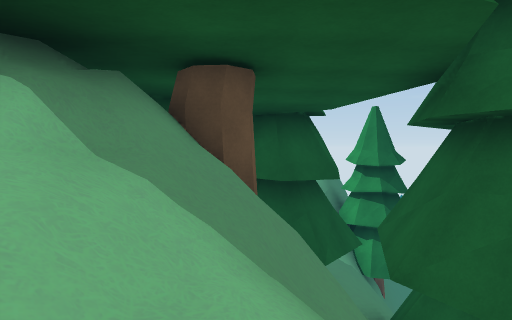
[1] (above)

24 first-person views from a walk through a scene from a Unity 3-D project. The camera is 1.2 m above the floor, tilts 2° down and sees 75° across. The floor is counted in squares, 2 m on a side. Each view is taken from the middle of a square. On the plan, view 1 faces up. The plan holds only what a view shows up to about 10 squares ahead; the rest is blank. The place goes on beyond the plan. The player is left out. Some animated figures are left out. Some surface patterns are stand-ins.

[2]
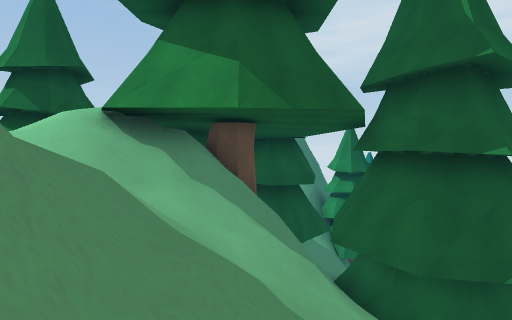

[3]
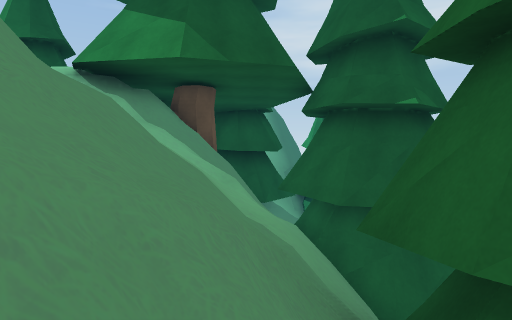

[4]
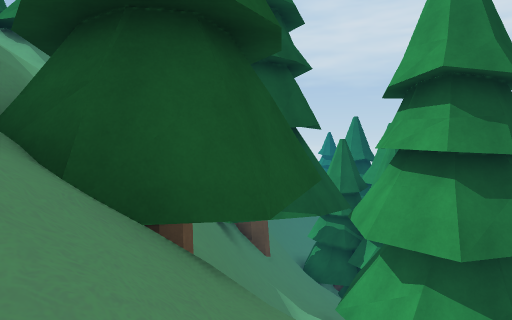

[5]
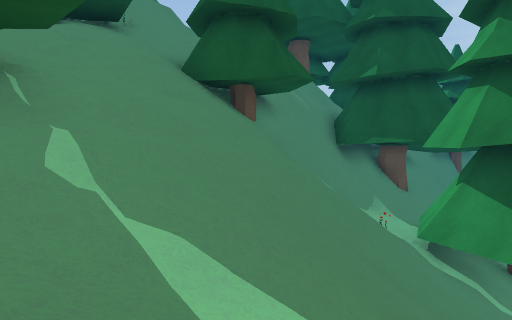

[6]
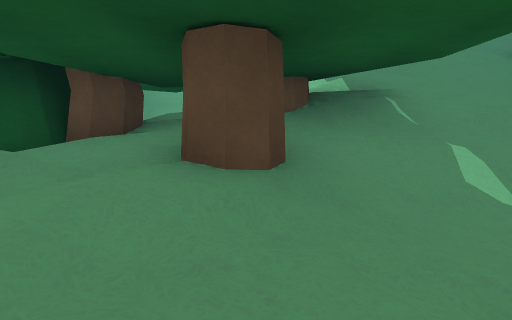

[7]
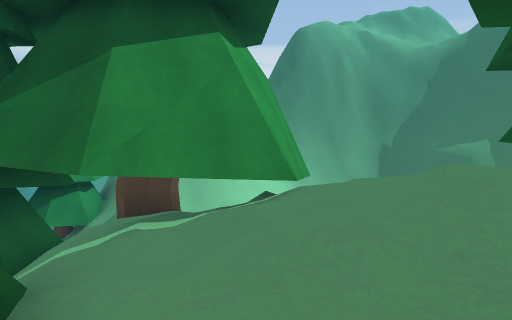

[8]
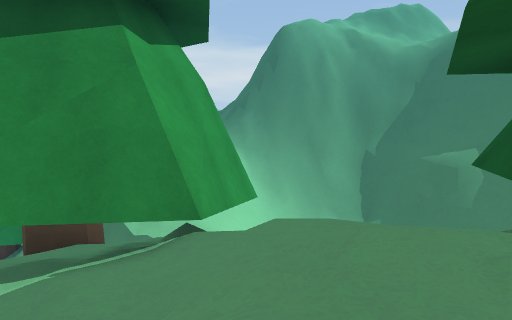

[9]
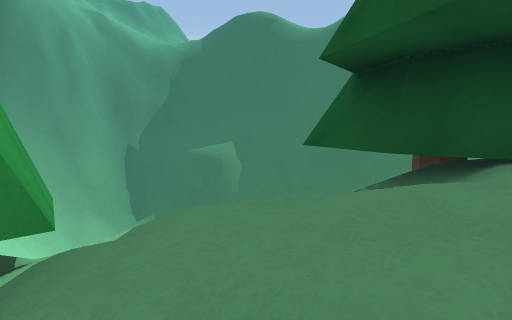

[10]
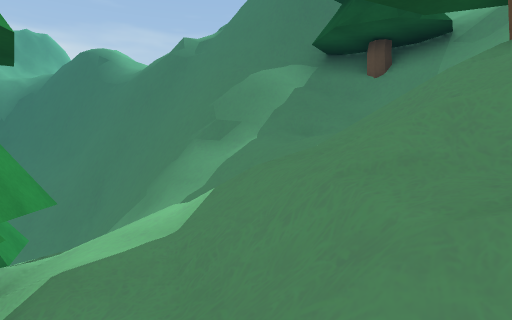

[11]
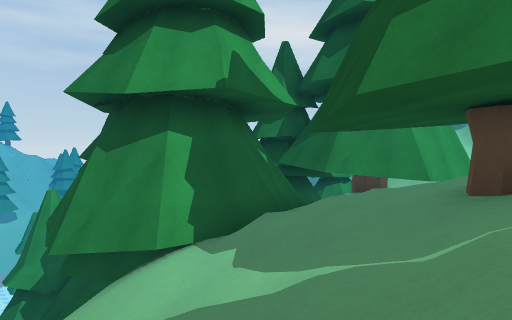

[12]
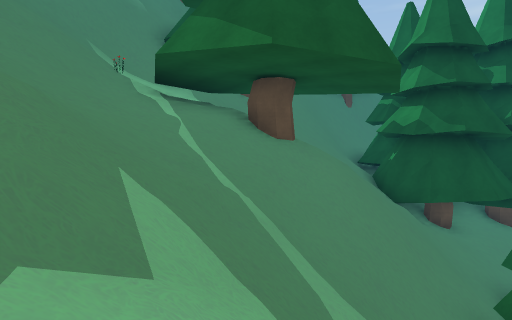

[13]
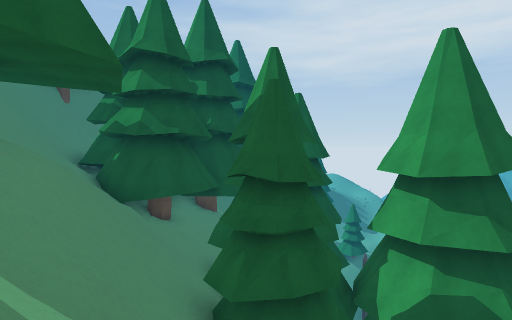

[14]
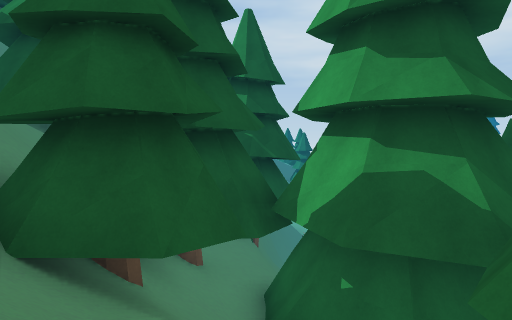

[15]
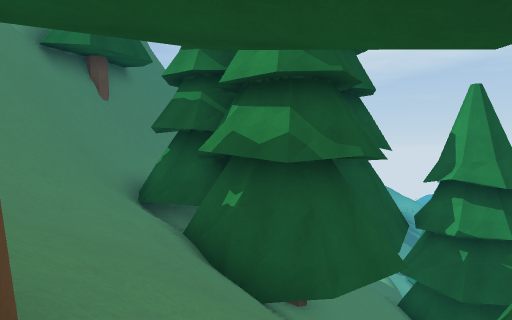

[16]
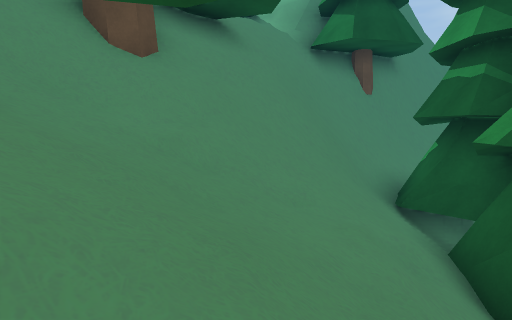

[17]
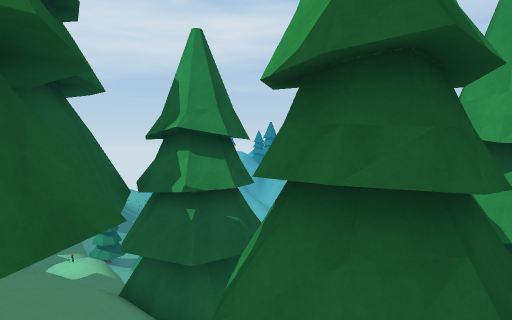

[18]
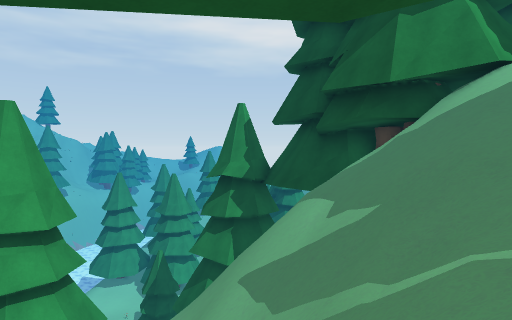

[19]
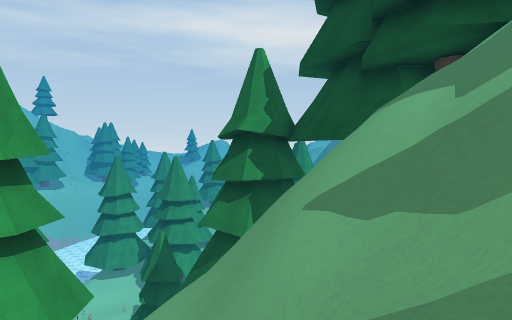

[20]
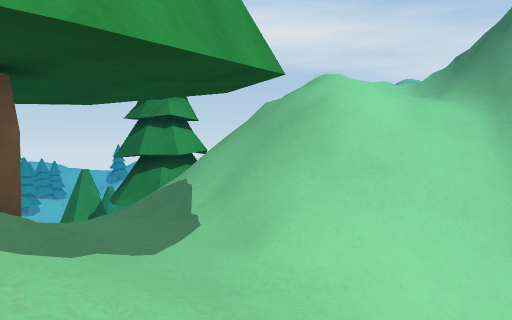

[21]
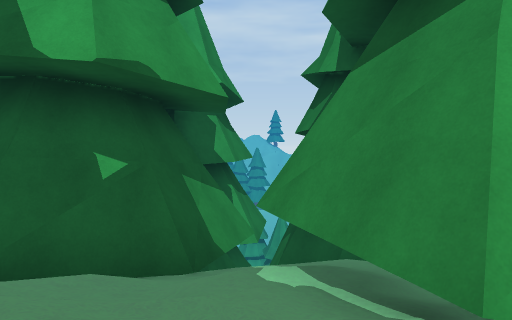

[22]
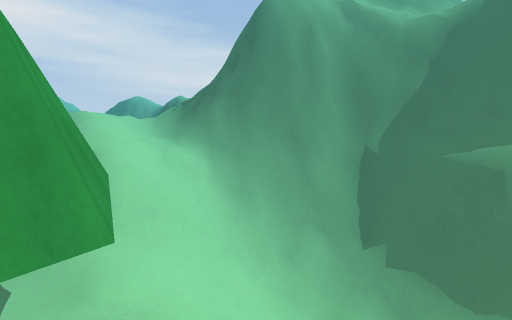

[23]
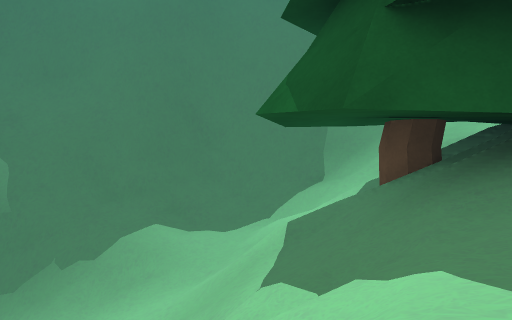

[24]
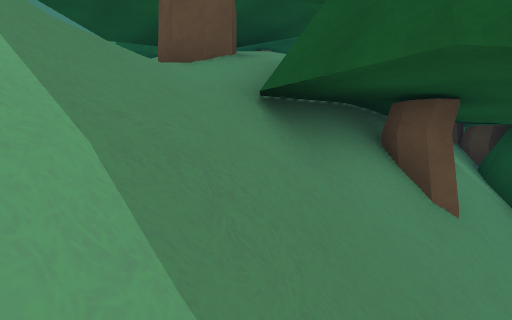

### Floor plan
Key: @ floor where view 1 was taken; # wall or solid block; x gap in a wall; . main floor; - floor 0.75 m lower than the main floor; _ floor 3 m lower than the main floor; : floor 4 m higher than the main floor; < floor 5.5 m lower than the main floor; ( floor 12 m lower than the main floor; ! floor 15 m lower than the main floor; / step, stairs or slope; = window, fence, low wall or low ledge; v drop or lower ground; O other object.
Columns run from 6 left of view 1 to 18 right of it. Each row starts with its distance up from view 1.
 13                    !v
 12             #      //
 11             #    O//O
 10             #O   ///O
  9            ##OO  (//O
  8        O   ##OO O// OO
  7       OOO ##=/O#/// //
  6  OO OO O  ##///OO/O //
  5 OOOO OO O##=//////OO//OO
  4 OOOOO#O#O#O//////=OO//OO
  3    /O#v#v#///////==O//O#O
  2    /O//v #//OO///#OO/  #
  1    ////= v#/O#O////O#  O
  0      /@/v##//O#//////  O
 -1      ///O##/=////////  O
 -2      ///O#=////////=// O#
 -3       //OO#///////////
 -4        //O///=/ /////
 -5      OOO/////// ////
 -6      O O////////////
 -7    #   //////////O/  OO
 -8    #    //OO/////OO#OOO#
 -9    #/:////O#OO//OO##O O
-10   ##//// O###./-/OOOO
-11   #O==////OOO..//OOOO O
-12   ##=vx= O##O./-// /O O
-13    #=vv#=//#O//OO/ OO
-14    ##v #=//////O///OOO
-15     #v #//// /O /O/Ovv
-16     ####///   //////O
-17       #==//   /___///
-18       #==v/< /////////
-19       ###v#/<//////=O#
-20        ##v#//////// O#
-21         =##=///////
-22          #####/////
-23             ##/////
-24              ##//
-25               ##/
-26                #/
-27                #

Positions as (right, up) in squares from view 1, and headings:
1: (0, 0), facing up
2: (0, -3), facing up
3: (1, -4), facing up
4: (4, -6), facing up
5: (9, -8), facing up-left
6: (9, -9), facing left
7: (9, -9), facing down
8: (8, -10), facing down
9: (9, -11), facing down-left
10: (4, -6), facing down-left
11: (6, -5), facing down-right
12: (13, -4), facing up-left
13: (13, -4), facing up
14: (15, -2), facing up
15: (9, 1), facing up
16: (9, 2), facing up-left
17: (10, 3), facing up-right
18: (9, 1), facing down-right
19: (11, 0), facing down-right
20: (7, -15), facing down-right
21: (7, -12), facing right
22: (7, -13), facing down
23: (8, -14), facing left
24: (15, -18), facing up-left
